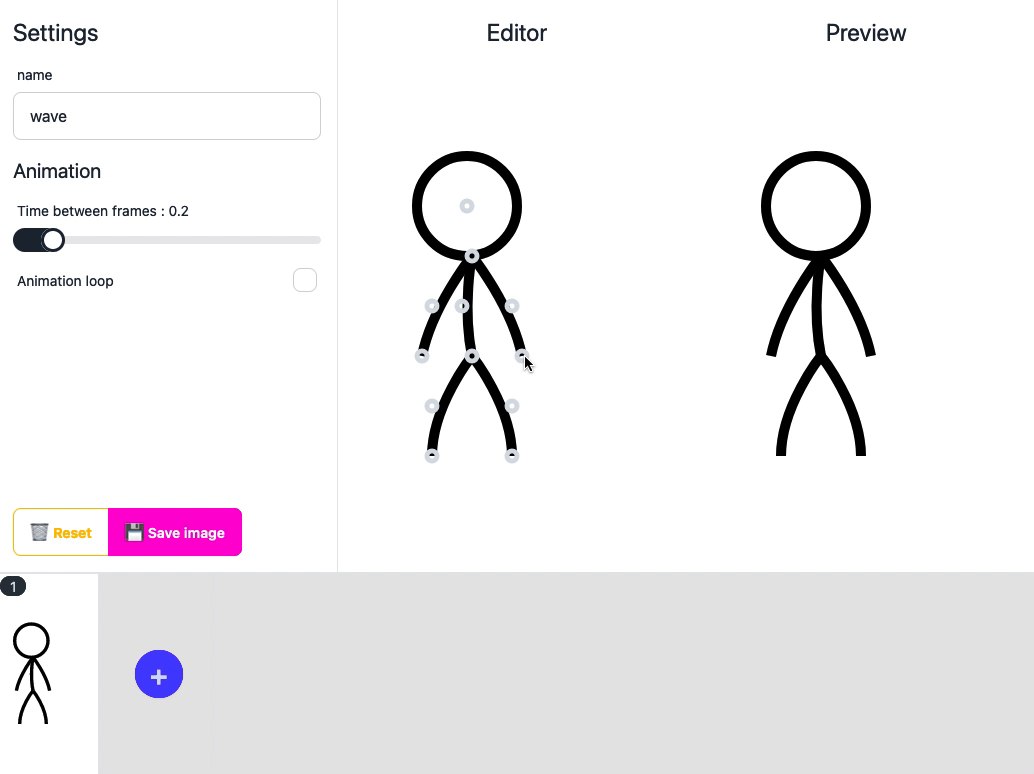
#> input picture frame 59 of stickman_svg_editor/sreenshot.mov, 1034 x 774 px, given in place of jay_whiteboard_consonants_evolution.mp4, which was not available
$ python extract_evolution_frames.py
#> lines starting #> are read from the running program, lines starting #| are printed output that depends on the picture; pictures that were not available may be replaced by others from this repository, and a replacement may not be noted
import cv2
import os

video_path = r"d:\Entertainments\DevEnvironment\autovideo\assets\videos\jay_whiteboard_consonants_evolution.mp4"
artifact_dir = r"C:\Users\antigravity\.gemini\antigravity\brain\ddcce0ae-4499-40e2-a60b-84f4b372fe49"
os.makedirs(artifact_dir, exist_ok=True)

cap = cv2.VideoCapture(video_path)
if not cap.isOpened():
    print(f"Failed to open video: {video_path}")
    exit(1)

fps = cap.get(cv2.CAP_PROP_FPS)
print(f"Video FPS: {fps}")

# Extract frames at specific timestamps (seconds)
timestamps = [1.0, 4.0, 6.8, 15.0]

for ts in timestamps:
    frame_number = int(ts * fps)
    cap.set(cv2.CAP_PROP_POS_FRAMES, frame_number)
    ret, frame = cap.read()
    if ret:
        out_path = os.path.join(artifact_dir, f"evolution_frame_{ts}s.png")
        cv2.imwrite(out_path, frame)
        print(f"Saved frame at {ts}s to {out_path}")
    else:
        print(f"Failed to extract frame at {ts}s")
#> this loop made 4 passes
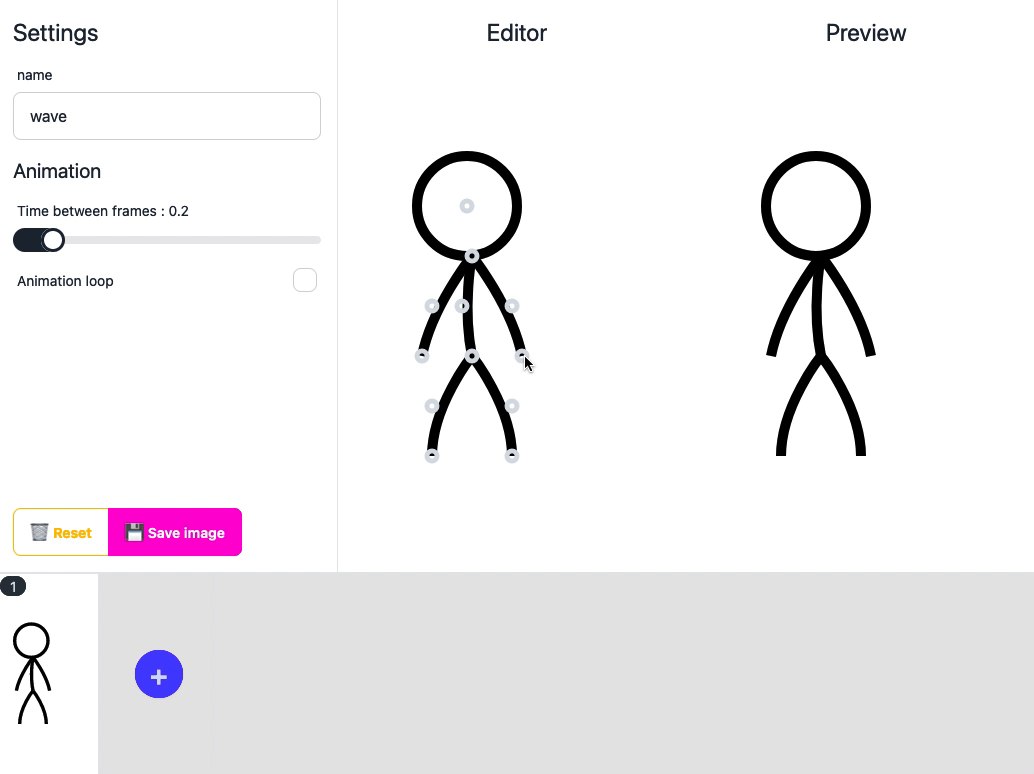
#> input picture frame 59 of stickman_svg_editor/sreenshot.mov, 1034 x 774 px, given in place of jay_whiteboard_consonants_evolution.mp4, which was not available
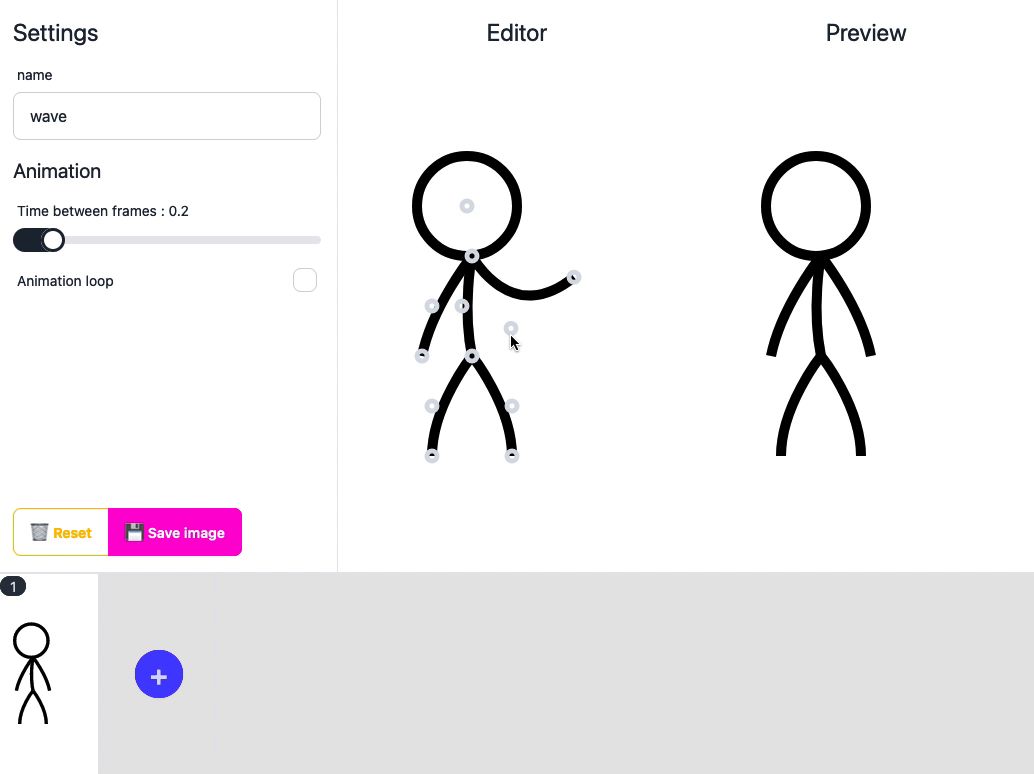
#> input picture frame 238 of stickman_svg_editor/sreenshot.mov, 1034 x 774 px, given in place of jay_whiteboard_consonants_evolution.mp4, which was not available
#> pass 3, `ret, frame = cap.read()`:
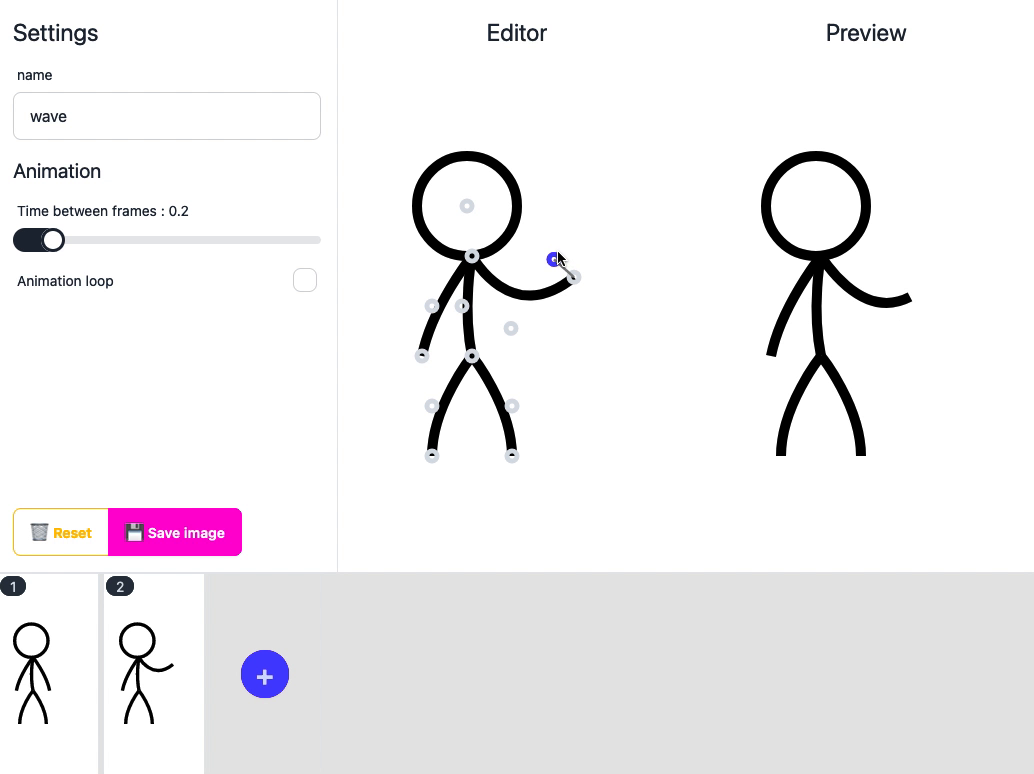
#> frame: shape (774, 1034, 3); mean B, G, R 240.9, 239, 240.8

cap.release()

$ run again, starting later in the video
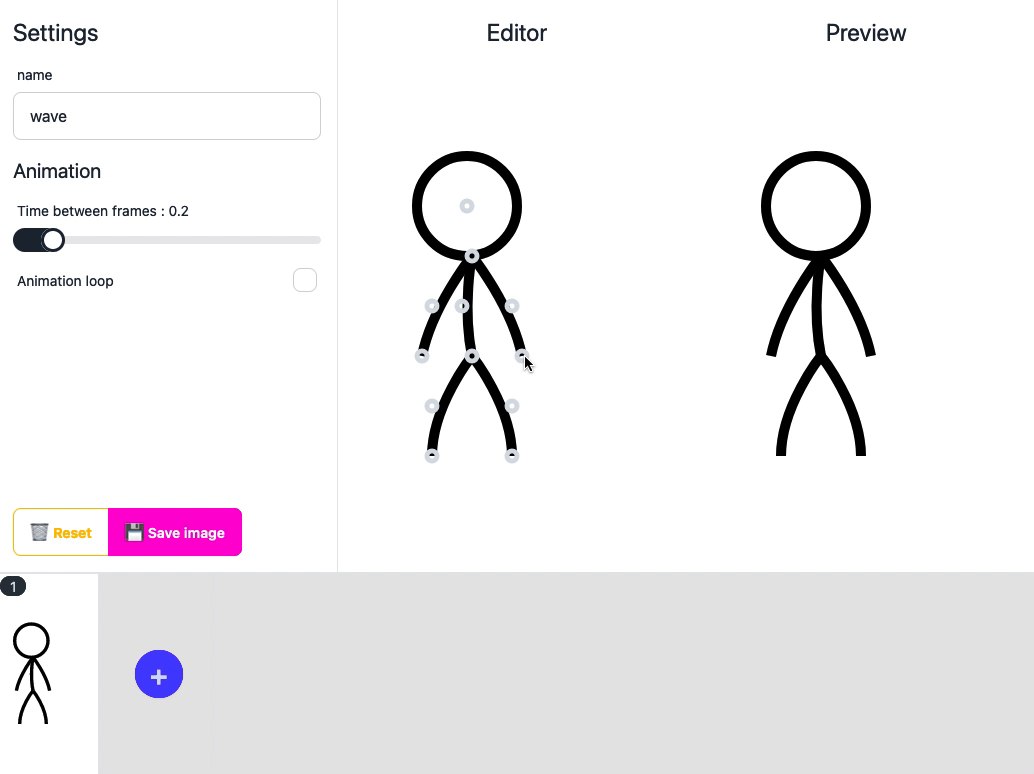
#> input picture frame 59 of stickman_svg_editor/sreenshot.mov, 1034 x 774 px, given in place of jay_whiteboard_consonants_evolution.mp4, which was not available
#> the loop `for ts in timestamps:` made 4 passes
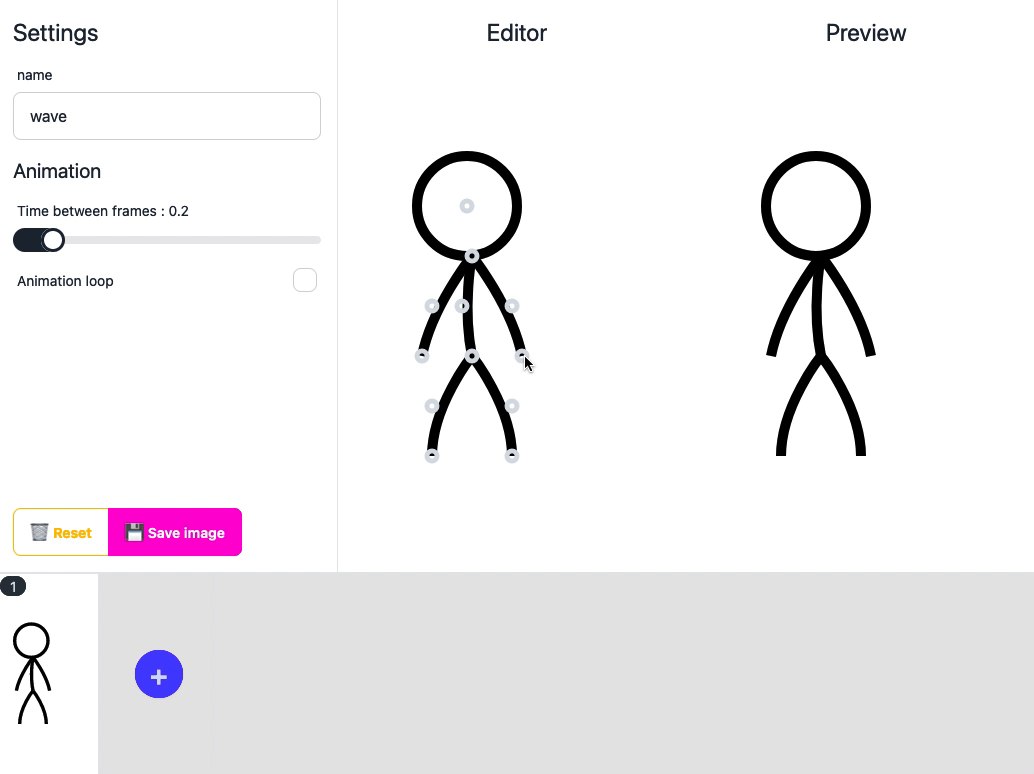
#> input picture frame 59 of stickman_svg_editor/sreenshot.mov, 1034 x 774 px, given in place of jay_whiteboard_consonants_evolution.mp4, which was not available
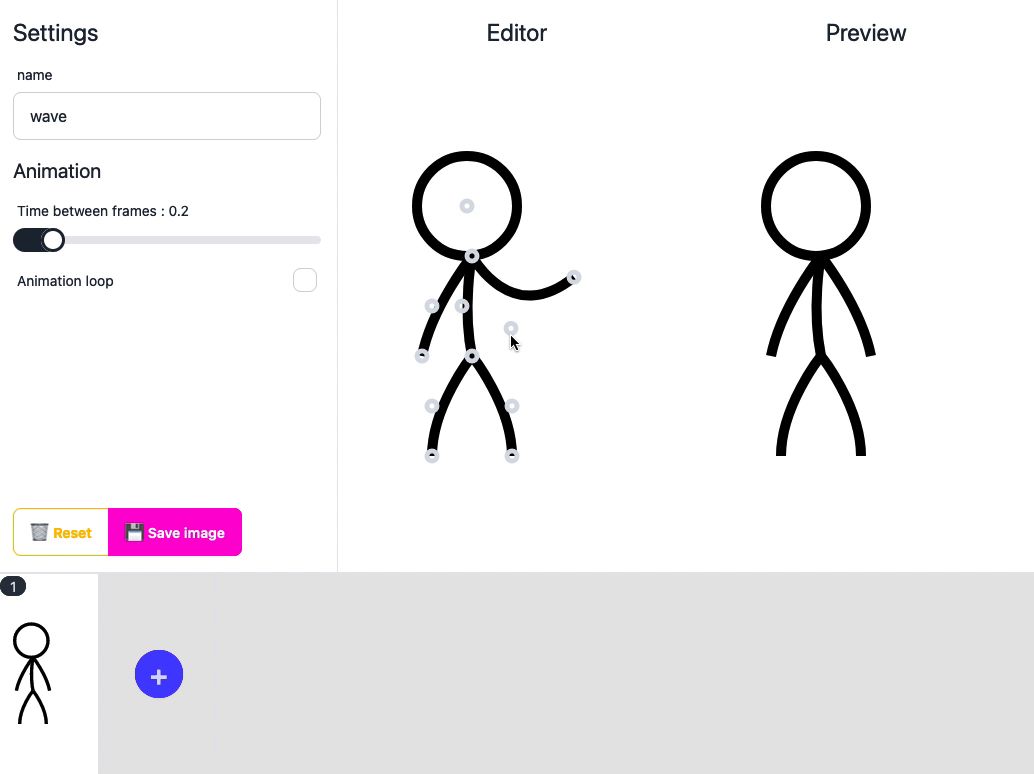
#> input picture frame 238 of stickman_svg_editor/sreenshot.mov, 1034 x 774 px, given in place of jay_whiteboard_consonants_evolution.mp4, which was not available

$ run again, starting later in the video
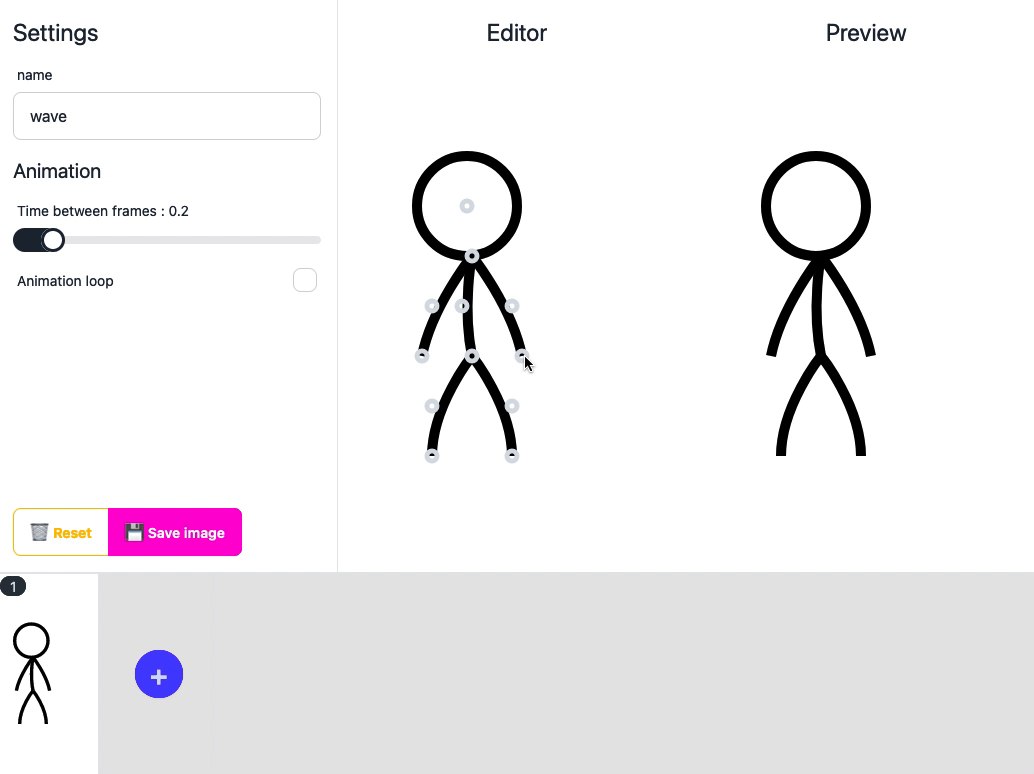
#> input picture frame 59 of stickman_svg_editor/sreenshot.mov, 1034 x 774 px, given in place of jay_whiteboard_consonants_evolution.mp4, which was not available
#> the loop `for ts in timestamps:` made 4 passes
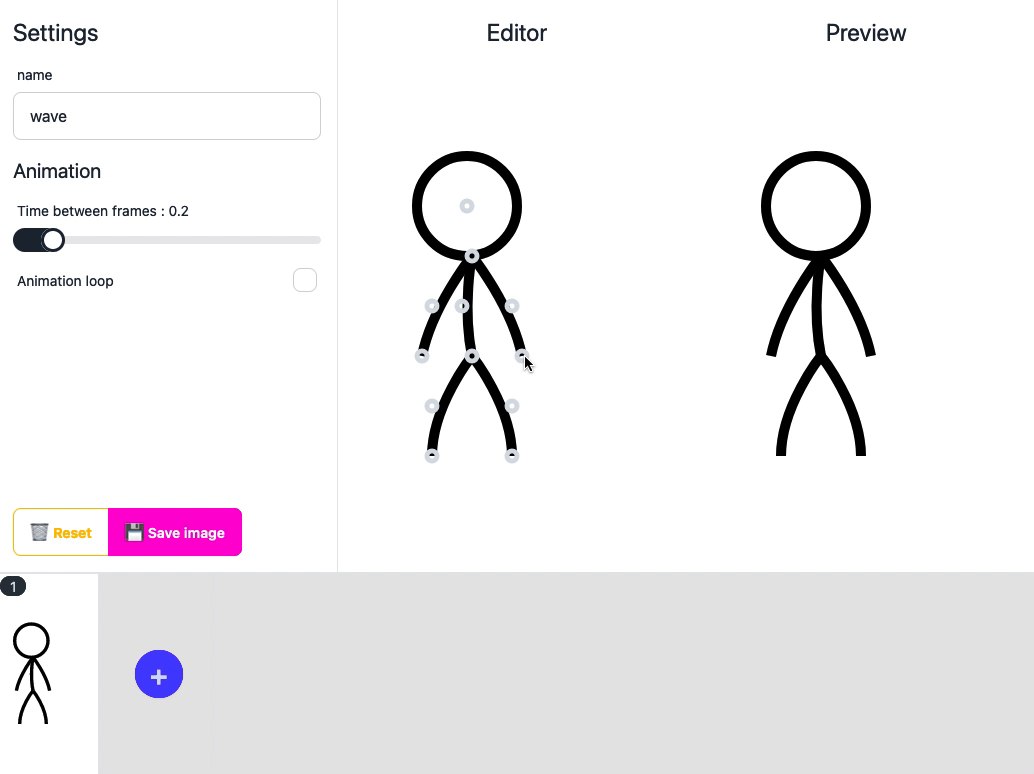
#> input picture frame 59 of stickman_svg_editor/sreenshot.mov, 1034 x 774 px, given in place of jay_whiteboard_consonants_evolution.mp4, which was not available
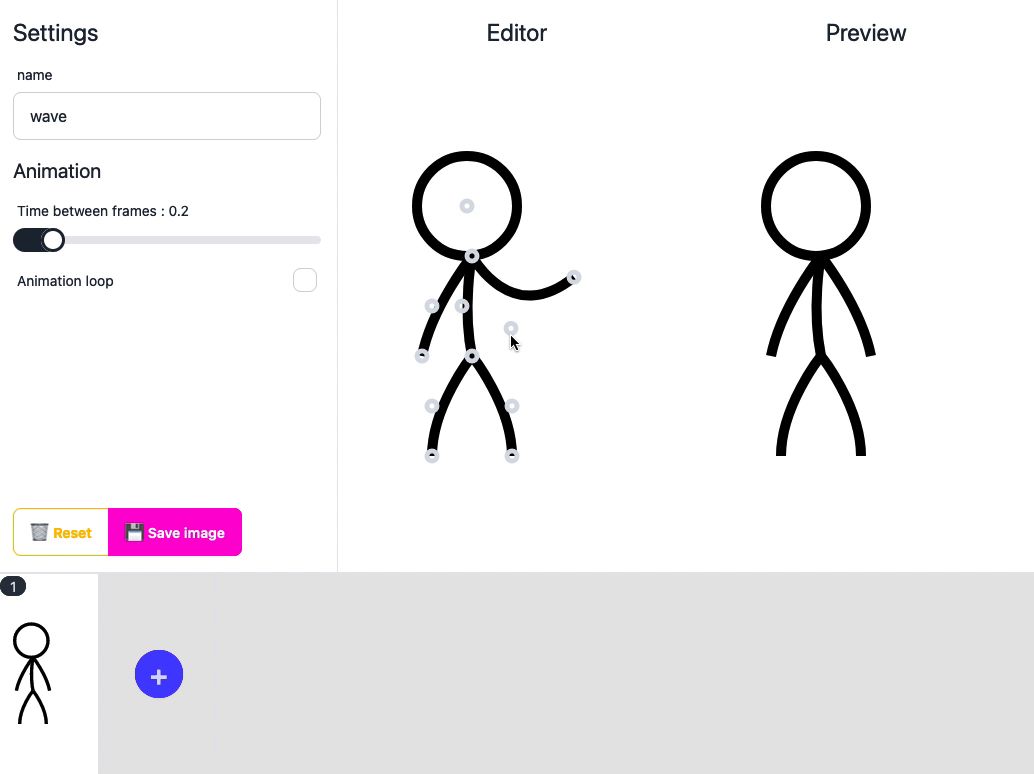
#> input picture frame 238 of stickman_svg_editor/sreenshot.mov, 1034 x 774 px, given in place of jay_whiteboard_consonants_evolution.mp4, which was not available
